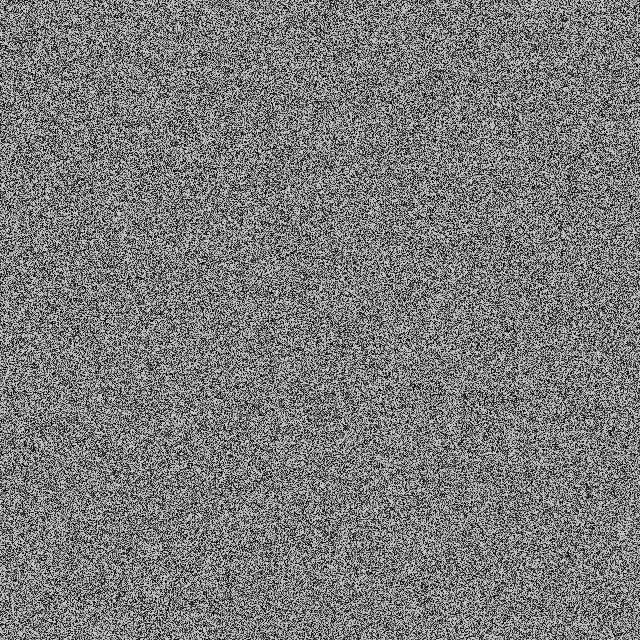
Frame 1 (no input)
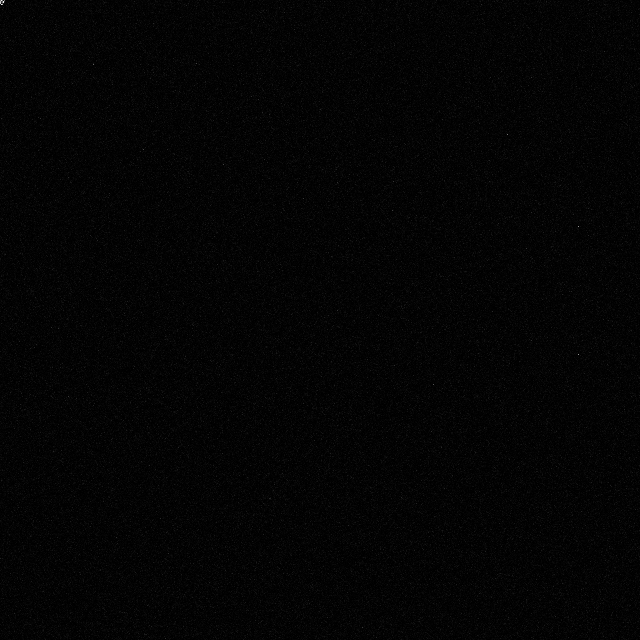
Frame 60 (the mouse pressed at the canvas centre just before this capture)
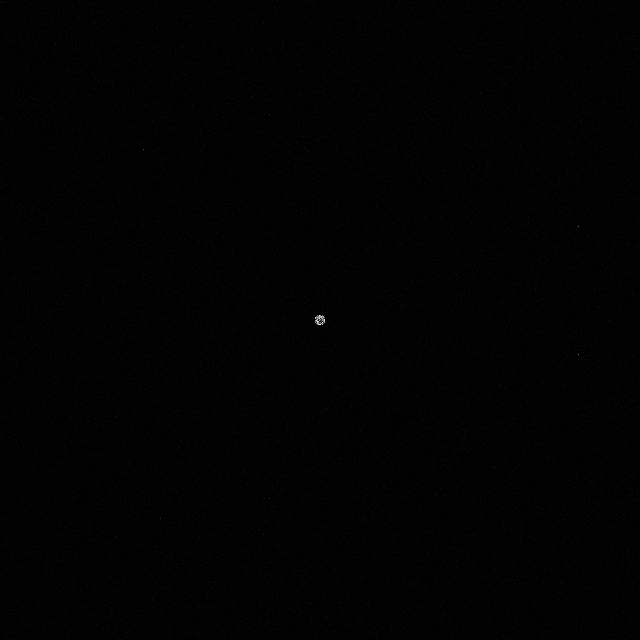
Frame 120 (the mouse held since frame 60 and released just before this capture)

The Processing sketch that drew these frames (run headless with seeded random() and noise(); from frame 60 on, the mouse is pressed at the canvas centre):

// Processing sketch: blend
// ── blend.pde
PGraphics pg;
void setup(){
 size(640,640); 
 pg = createGraphics(640,640);
 pg.beginDraw();
 pg.background(0);
 pg.endDraw();
}

void draw(){
 pg.loadPixels();
 for (int i=0;i<pg.pixels.length;i++){
  pg.pixels[i]=color(random(255)); 
 }
 pg.updatePixels();
 noStroke();
 fill(255);
 ellipse(mouseX,mouseY,10,10);
 blend(pg,0,0,width,height,0,0,width,height,DARKEST);
}
